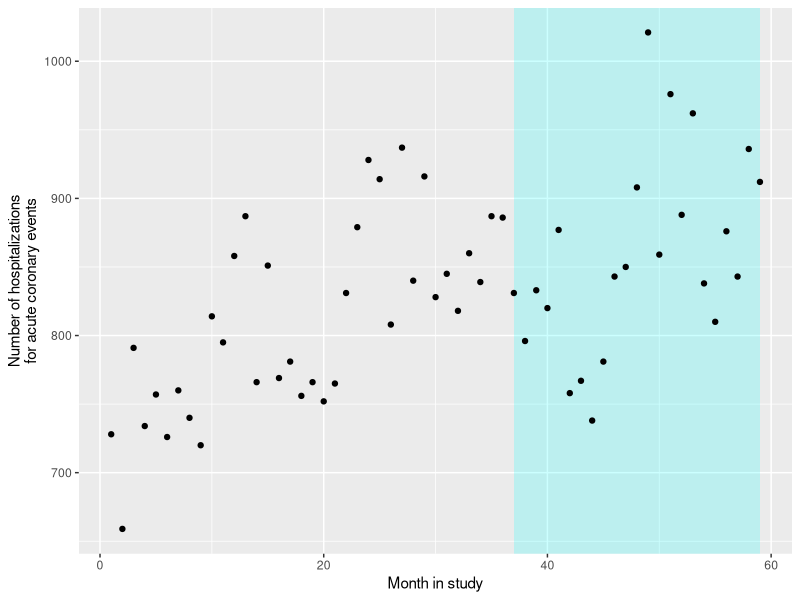
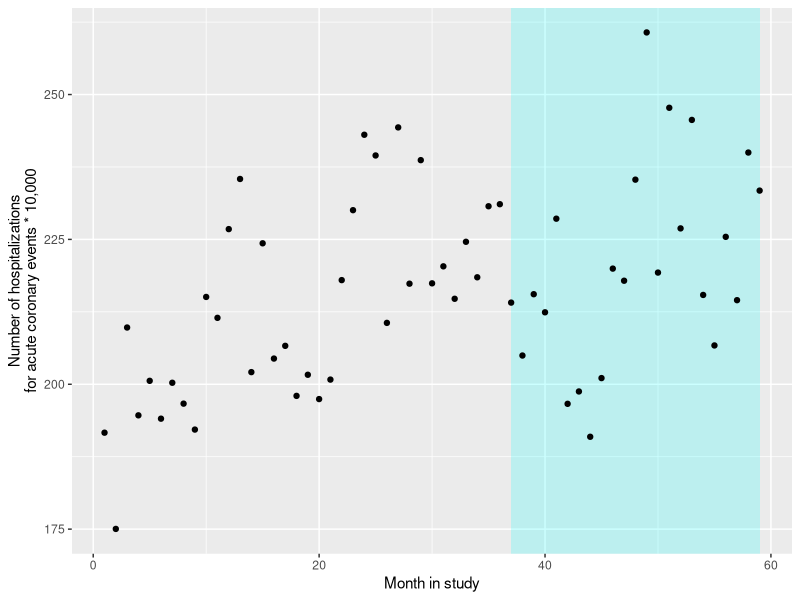
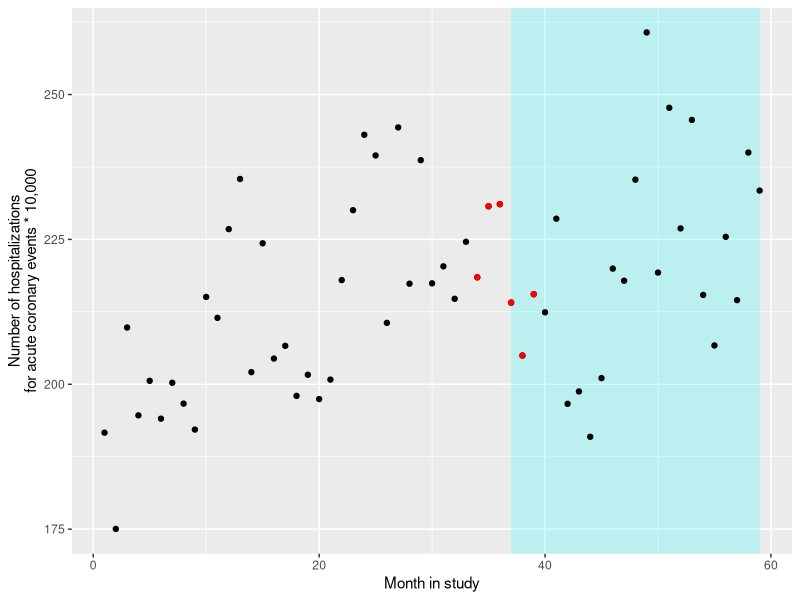
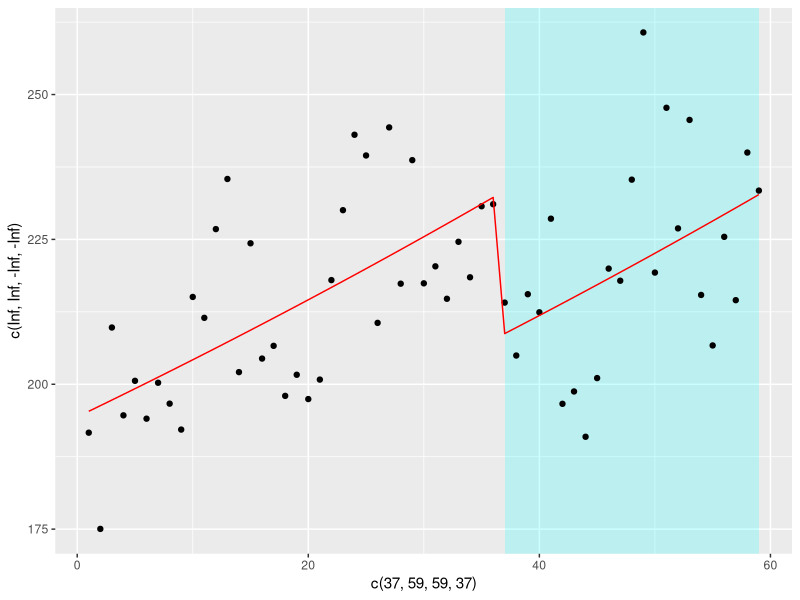

Reproduce these figures in R, in order.
## ---- chunk 1
# Load some packages that will likely be useful
library(tidyverse)
library(viridis)
library(lubridate)
library(broom)

# Load and clean the data
sicily <- read_csv("data/sicily.csv")
## ---- chunk 2
sicily
## ---- chunk 3
sicily %>%  
  group_by(smokban) %>% 
  slice(1:3)
## ---- chunk 4
ggplot() + 
  geom_polygon(aes(x = c(37, 59, 59, 37), 
                   y = c(Inf, Inf, -Inf, -Inf)), 
               fill = "cyan", alpha = 0.2) + 
  geom_point(data = sicily, aes(x = time, y = aces)) + 
  labs(x = "Month in study", 
       y = "Number of hospitalizations\nfor acute coronary events")
## ---- chunk 5
ggplot() + 
  geom_polygon(aes(x = c(37, 59, 59, 37), 
                   y = c(Inf, Inf, -Inf, -Inf)), 
               fill = "cyan", alpha = 0.2) + 
  geom_point(data = sicily, aes(x = time, y = aces / stdpop * (10 ^ 5))) + 
  labs(x = "Month in study", 
       y = "Number of hospitalizations\nfor acute coronary events * 10,000")
## ---- chunk 6
near_threshold <- sicily %>% 
  filter(time %in% 34:39)
near_threshold
## ---- chunk 7
ggplot() + 
  geom_polygon(aes(x = c(37, 59, 59, 37), 
                   y = c(Inf, Inf, -Inf, -Inf)), 
               fill = "cyan", alpha = 0.2) + 
  geom_point(data = sicily, aes(x = time, y = aces / stdpop * (10 ^ 5))) + 
  geom_point(data = near_threshold, 
             aes(x = time, y = aces / stdpop * (10 ^ 5)), 
             color = "red") + 
  labs(x = "Month in study", 
       y = "Number of hospitalizations\nfor acute coronary events * 10,000")
## ---- chunk 8
near_thres_mod <- glm(aces ~ offset(log(stdpop)) + smokban, 
                      data = near_threshold, 
                      family = "quasipoisson")
## ---- chunk 9
library(broom)
near_thres_mod %>% 
  tidy()
## ---- chunk 10
near_thres_mod %>% 
  tidy() %>% 
  filter(term == "smokban") %>% 
  mutate(rr = exp(estimate), 
         low_rr = exp(estimate + qt(0.025, df = 4) * std.error), 
         high_rr = exp(estimate + qt(0.975, df = 4) * std.error)) %>% 
  select(rr, low_rr, high_rr)
## ---- chunk 11
qt(0.025, df = 4)
qt(0.975, df = 4) 
## ---- chunk 12
near_threshold2 <- sicily %>% 
  filter(time %in% 31:42)
near_thres_mod2 <- glm(aces ~ offset(log(stdpop)) + smokban, 
                      data = near_threshold2, 
                      family = "quasipoisson")
near_thres_mod2 %>% 
  tidy()
near_thres_mod2 %>% 
  tidy() %>% 
  filter(term == "smokban") %>% 
  mutate(rr = exp(estimate), 
         low_rr = exp(estimate + qt(0.025, df = 10) * std.error), 
         high_rr = exp(estimate + qt(0.975, df = 10) * std.error)) %>% 
  select(rr, low_rr, high_rr)
## ---- chunk 13
near_threshold3 <- sicily %>% 
  filter(time %in% 25:48)
near_thres_mod3 <- glm(aces ~ offset(log(stdpop)) + smokban, 
                      data = near_threshold3, 
                      family = "quasipoisson")
near_thres_mod3 %>% 
  tidy()
near_thres_mod3 %>% 
  tidy() %>% 
  filter(term == "smokban") %>% 
  mutate(rr = exp(estimate), 
         low_rr = exp(estimate + qt(0.025, df = 22) * std.error), 
         high_rr = exp(estimate + qt(0.975, df = 22) * std.error)) %>% 
  select(rr, low_rr, high_rr)
## ---- chunk 14
int_ts_mod1 <- glm(aces ~ offset(log(stdpop)) + smokban + time, 
                      data = sicily, 
                      family = "quasipoisson")
## ---- chunk 15
int_ts_mod1 %>% 
  tidy()
int_ts_mod1 %>% 
  tidy() %>% 
  filter(term == "smokban") %>% 
  mutate(rr = exp(estimate), 
         low_rr = exp(estimate + qt(0.025, df = 56) * std.error), 
         high_rr = exp(estimate + qt(0.975, df = 56) * std.error)) %>% 
  select(rr, low_rr, high_rr)
## ---- chunk 16
mod_data <- int_ts_mod1 %>% 
  augment() %>% 
  mutate(stdpop = sicily$stdpop,
         aces_adj = aces / stdpop * (10 ^ 5)) 
ggplot() +  
  geom_polygon(aes(x = c(37, 59, 59, 37), 
                   y = c(Inf, Inf, -Inf, -Inf)), 
               fill = "cyan", alpha = 0.2) +
  geom_point(data = mod_data, aes(x = time, 
                                  y = aces / stdpop * (10 ^ 5))) + 
  geom_line(data = mod_data, aes(x = time, 
                                 y = exp(.fitted) / stdpop * (10 ^ 5)), 
            color = "red")
## ---- chunk 17
int_ts_mod2 <- glm(aces ~ offset(log(stdpop)) + smokban + time + 
                     I(time - 36):smokban, 
                      data = sicily, 
                      family = "quasipoisson")
## ---- chunk 18
int_ts_mod2 %>% 
  tidy()
int_ts_mod1 %>% 
  tidy() %>% 
  filter(term == "smokban") %>% 
  mutate(rr = exp(estimate), 
         low_rr = exp(estimate - qt(0.975, df = 55) * std.error), 
         high_rr = exp(estimate + qt(0.975, df = 55) * std.error)) %>% 
  select(rr, low_rr, high_rr)
